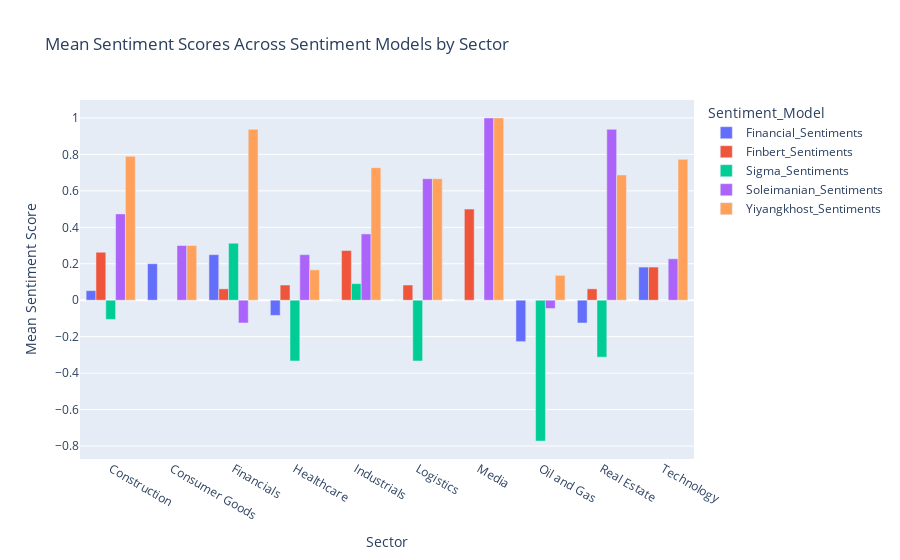

Notebook cell for this chart:
### Markdown cell above
#### Analysis on Sentiment Scores

### Code cell
import plotly.express as px

# Assuming df is your DataFrame with columns: 'Sector', 'Financial_Sentiments', 'Finbert_Sentiments', 
# 'Sigma_Sentiments', 'Soleimanian_Sentiments', and 'Yiyangkhost_Sentiments'

# Calculate the mean sentiment scores for each sector and sentiment model
df_mean_sentiments = df.groupby('Sector').mean().reset_index()

# Melt the DataFrame to have sentiment models as a variable
df_melted = pd.melt(df_mean_sentiments, id_vars=['Sector'], value_vars=['Financial_Sentiments', 'Finbert_Sentiments',
                                                                       'Sigma_Sentiments', 'Soleimanian_Sentiments',
                                                                       'Yiyangkhost_Sentiments'],
                     var_name='Sentiment_Model', value_name='Mean_Sentiment_Score')

# Create an interactive grouped bar chart using Plotly
fig = px.bar(df_melted, x='Sector', y='Mean_Sentiment_Score', color='Sentiment_Model',
             title='Mean Sentiment Scores Across Sentiment Models by Sector',
             labels={'Mean_Sentiment_Score': 'Mean Sentiment Score'},
             barmode='group')

# Show the interactive chart
fig.show()

### Figure 1 — Plotly figure (JSON) as saved in the notebook; plotly's stock layout.template omitted (floating-point values rounded to 4 significant figures)
{"data": [{"alignmentgroup": "True", "hovertemplate": "Sentiment_Model=Financial_Sentiments<br>Sector=%{x}<br>Mean Sentiment Score=%{y}<extra></extra>", "legendgroup": "Financial_Sentiments", "marker": {"color": "#636efa", "pattern": {"shape": ""}}, "name": "Financial_Sentiments", "offsetgroup": "Financial_Sentiments", "orientation": "v", "showlegend": true, "textposition": "auto", "type": "bar", "x": ["Construction", "Consumer Goods", "Financials", "Healthcare", "Industrials", "Logistics", "Media", "Oil and Gas", "Real Estate", "Technology"], "xaxis": "x", "y": [0.05263, 0.2, 0.25, -0.08333, 0, 0, 0, -0.2273, -0.125, 0.1818], "yaxis": "y"}, {"alignmentgroup": "True", "hovertemplate": "Sentiment_Model=Finbert_Sentiments<br>Sector=%{x}<br>Mean Sentiment Score=%{y}<extra></extra>", "legendgroup": "Finbert_Sentiments", "marker": {"color": "#EF553B", "pattern": {"shape": ""}}, "name": "Finbert_Sentiments", "offsetgroup": "Finbert_Sentiments", "orientation": "v", "showlegend": true, "textposition": "auto", "type": "bar", "x": ["Construction", "Consumer Goods", "Financials", "Healthcare", "Industrials", "Logistics", "Media", "Oil and Gas", "Real Estate", "Technology"], "xaxis": "x", "y": [0.2632, 0, 0.0625, 0.08333, 0.2727, 0.08333, 0.5, 0, 0.0625, 0.1818], "yaxis": "y"}, {"alignmentgroup": "True", "hovertemplate": "Sentiment_Model=Sigma_Sentiments<br>Sector=%{x}<br>Mean Sentiment Score=%{y}<extra></extra>", "legendgroup": "Sigma_Sentiments", "marker": {"color": "#00cc96", "pattern": {"shape": ""}}, "name": "Sigma_Sentiments", "offsetgroup": "Sigma_Sentiments", "orientation": "v", "showlegend": true, "textposition": "auto", "type": "bar", "x": ["Construction", "Consumer Goods", "Financials", "Healthcare", "Industrials", "Logistics", "Media", "Oil and Gas", "Real Estate", "Technology"], "xaxis": "x", "y": [-0.1053, 0, 0.3125, -0.3333, 0.09091, -0.3333, 0, -0.7727, -0.3125, 0], "yaxis": "y"}, {"alignmentgroup": "True", "hovertemplate": "Sentiment_Model=Soleimanian_Sentiments<br>Sector=%{x}<br>Mean Sentiment Score=%{y}<extra></extra>", "legendgroup": "Soleimanian_Sentiments", "marker": {"color": "#ab63fa", "pattern": {"shape": ""}}, "name": "Soleimanian_Sentiments", "offsetgroup": "Soleimanian_Sentiments", "orientation": "v", "showlegend": true, "textposition": "auto", "type": "bar", "x": ["Construction", "Consumer Goods", "Financials", "Healthcare", "Industrials", "Logistics", "Media", "Oil and Gas", "Real Estate", "Technology"], "xaxis": "x", "y": [0.4737, 0.3, -0.125, 0.25, 0.3636, 0.6667, 1, -0.04545, 0.9375, 0.2273], "yaxis": "y"}, {"alignmentgroup": "True", "hovertemplate": "Sentiment_Model=Yiyangkhost_Sentiments<br>Sector=%{x}<br>Mean Sentiment Score=%{y}<extra></extra>", "legendgroup": "Yiyangkhost_Sentiments", "marker": {"color": "#FFA15A", "pattern": {"shape": ""}}, "name": "Yiyangkhost_Sentiments", "offsetgroup": "Yiyangkhost_Sentiments", "orientation": "v", "showlegend": true, "textposition": "auto", "type": "bar", "x": ["Construction", "Consumer Goods", "Financials", "Healthcare", "Industrials", "Logistics", "Media", "Oil and Gas", "Real Estate", "Technology"], "xaxis": "x", "y": [0.7895, 0.3, 0.9375, 0.1667, 0.7273, 0.6667, 1, 0.1364, 0.6875, 0.7727], "yaxis": "y"}], "layout": {"barmode": "group", "legend": {"title": {"text": "Sentiment_Model"}, "tracegroupgap": 0}, "title": {"text": "Mean Sentiment Scores Across Sentiment Models by Sector"}, "xaxis": {"anchor": "y", "domain": [0, 1], "title": {"text": "Sector"}}, "yaxis": {"anchor": "x", "domain": [0, 1], "title": {"text": "Mean Sentiment Score"}}}}
